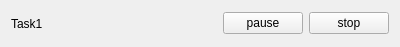
<?xml version="1.0" encoding="UTF-8"?>
<ui version="4.0">
 <class>sim_task</class>
 <widget class="QWidget" name="sim_task">
  <property name="geometry">
   <rect>
    <x>0</x>
    <y>0</y>
    <width>400</width>
    <height>47</height>
   </rect>
  </property>
  <property name="windowTitle">
   <string>Form</string>
  </property>
  <layout class="QHBoxLayout" name="horizontalLayout">
   <item>
    <widget class="QLabel" name="label">
     <property name="text">
      <string>Task1</string>
     </property>
    </widget>
   </item>
   <item>
    <spacer name="horizontalSpacer">
     <property name="orientation">
      <enum>Qt::Horizontal</enum>
     </property>
     <property name="sizeHint" stdset="0">
      <size>
       <width>178</width>
       <height>20</height>
      </size>
     </property>
    </spacer>
   </item>
   <item>
    <widget class="QPushButton" name="pause">
     <property name="text">
      <string>pause</string>
     </property>
    </widget>
   </item>
   <item>
    <widget class="QPushButton" name="stop">
     <property name="text">
      <string>stop</string>
     </property>
    </widget>
   </item>
  </layout>
 </widget>
 <resources/>
 <connections/>
</ui>
